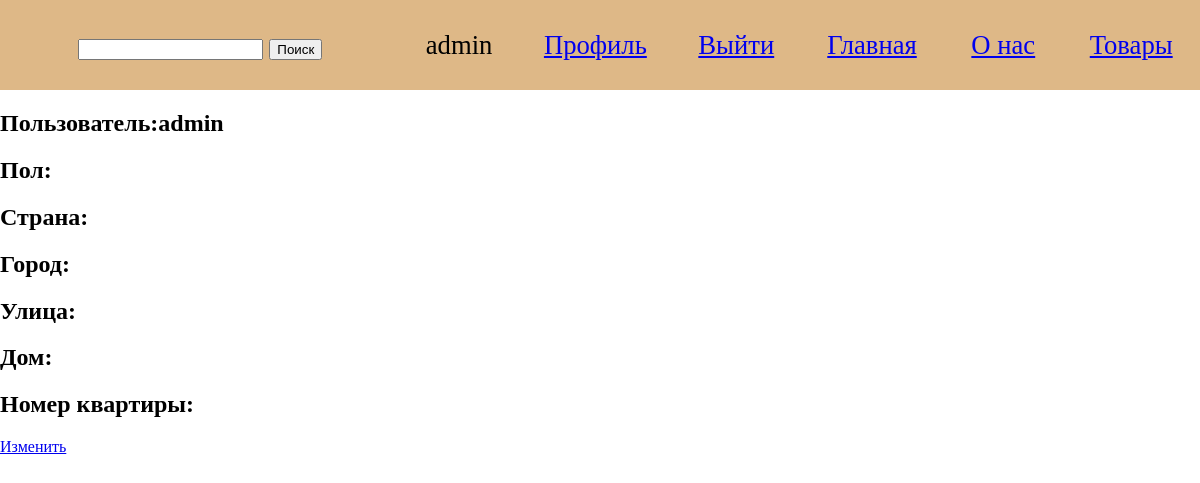
The app's page /account/profile/1 (signed in), older data.
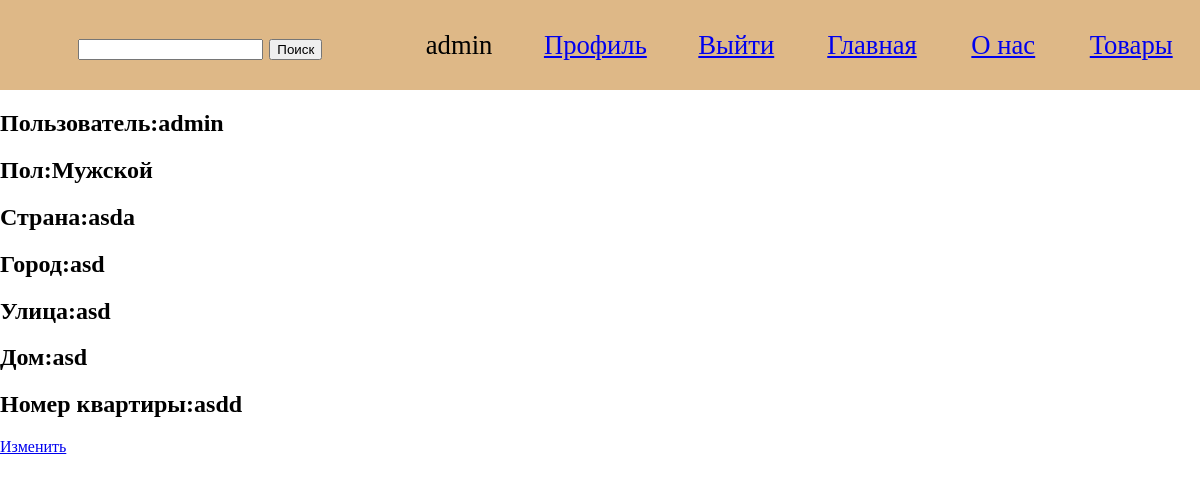
The same page, newer data.
### account/models/profile.py (models this page shows, shortened)
class Profile(models.Model):
    user = models.OneToOneField(User, on_delete=models.CASCADE)
    gender = models.CharField(choices=Gender, blank=True, max_length=20)
    country = models.CharField(max_length=100, blank=True)
    city = models.CharField(max_length=100, blank=True)
    street = models.CharField(max_length=100, blank=True)
    house = models.CharField(max_length=100, blank=True)
    apartment_number = models.CharField(max_length=100, blank=True)

### account/views.py (the view)
# urls.py: path('profile/<int:pk>', profile_view, name='profile'),
@login_required(login_url='login')
def profile_view(request: HttpRequest, pk):
    if pk != request.user.id:
        return redirect('home')
    user = Profile.objects.select_related('user').get(user=pk)
    return render(request, 'profile.html', context={
        'user': user
    })

### templates/profile.html
{% extends "base.html" %}
{% block content %}
    <h2>Пользователь:{{user.user.username}}</h2>
    <h2>Пол:{{user.gender}}</h2>
    <h2>Страна:{{user.country}}</h2>
    <h2>Город:{{user.city}}</h2>
    <h2>Улица:{{user.street}}</h2>
    <h2>Дом:{{user.house}}</h2>
    <h2>Номер квартиры:{{user.apartment_number}}</h2>
    <a href="{% url 'editProfile' user.id %}">Изменить</a>
{% endblock %}

### templates/base.html (shortened to what this page needs)
{% load static %}
<!DOCTYPE html>
<html lang="en">
<head>
    <link rel="stylesheet" href="{% static 'style/style.css' %}">
</head>
<body>
    <header>
        <div class="search">
            <form action="{% url 'search' %}">
                <input type="text" name="search">
                <button type="submit">Поиск</button>
            </form>
        </div>
        <div>
            {% if request.user %}
                {{ request.user.username }}
            {% endif %}
            {% if request.user.id %}
                <a href="{% url 'profile' user.id %}">Профиль</a>
                <a href="{% url 'logout' %}">Выйти</a>
            {% else %}
                <a href="{% url 'register' %}">Зарегистрироваться</a>
                <a href="{% url 'login' %}">Войти</a>
            {% endif %}
        </div>
        <div>
            <a href="{% url 'home' %}">Главная</a>
            <a href="{% url 'aboutUs' %}">О нас</a>
            <a href="{% url 'products' %}">Товары</a>
        </div>
    </header>
    {% block content %}
    {% endblock %}
</body>
</html>

### static/style/style.css (style rules this page uses)
body { margin: 0; padding: 0; }
header { height: 90px; background-color: burlywood; display: flex; flex-direction: row; font-size: 20pt; align-items: center; }
header > div { display: flex; justify-content: space-around; width: 100%; }

Row changes from the older to the newer data that the page shows:
changed Profile "admin": gender (not shown) → "Мужской"; country (not shown) → "asda"; city (not shown) → "asd"; street (not shown) → "asd"; house (not shown) → "asd"; apartment_number (not shown) → "asdd"
